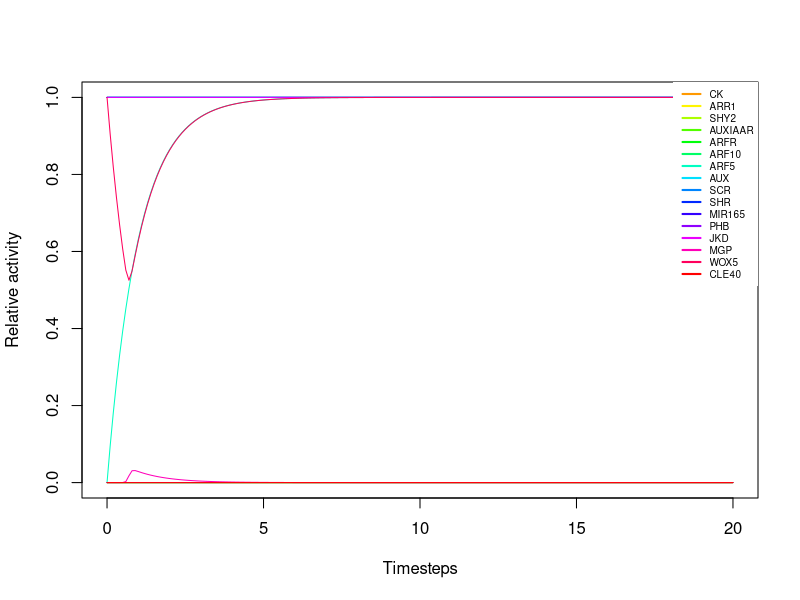

The R source for this figure:
#Este codigo sirve para ver qué pasa con los atractores del sistema booleano en la versión continua del modelo 
#Los parámetros h (50) y lambda (1) son los mismos para todos los nodos
#El atractor a analizar se guarda en la variable 'state' , y se puede explorar cada uno descomentándolo en las sig líneas
#Los resultados son que los 11 atractores fijos son estables también en el sistema continuo. 
#Los atractores cíclicos no lo son, y convergen a alguno de los fijos. 
#García-Gómez, Mónica L., Eugenio Azpeitia, and Elena R. Álvarez-Buylla. "A dynamic genetic-hormonal regulatory network model explains multiple cellular behaviors of the root apical meristem of Arabidopsis thalian." PLOS Computational Biology 13.4 (2017): e1005488.

library(deSolve)
parameters <- c(h = 50,lambda = 1)
#INITIAL CONDITIONS
#state<-c(CK=0,ARR1=0,SHY2=0,AUXIAAR=0,ARFR=1,ARF10=0,ARF5=1,AUX=1,SCR=1,SHR=1,MIR165=1,PHB=0,JKD=1,MGP=0,WOX5=1,CLE40=0) #1 QC
#state<-c(CK=0,ARR1=0,SHY2=0,AUXIAAR=0,ARFR=1,ARF10=0,ARF5=0,AUX=1,SCR=1,SHR=1,MIR165=1,PHB=0,JKD=1,MGP=1,WOX5=0,CLE40=0) #2 END-PD
#state<-c(CK=0,ARR1=0,SHY2=0,AUXIAAR=0,ARFR=1,ARF10=1,ARF5=1,AUX=1,SCR=0,SHR=1,MIR165=1,PHB=0,JKD=0,MGP=0,WOX5=0,CLE40=0) #3 P.P.PD
#state<-c(CK=0,ARR1=0,SHY2=0,AUXIAAR=0,ARFR=1,ARF10=1,ARF5=1,AUX=1,SCR=0,SHR=1,MIR165=0,PHB=1,JKD=0,MGP=0,WOX5=0,CLE40=0) #4 C.P.PD
#state<-c(CK=0,ARR1=0,SHY2=0,AUXIAAR=1,ARFR=0,ARF10=0,ARF5=0,AUX=0,SCR=1,SHR=1,MIR165=1,PHB=0,JKD=1,MGP=1,WOX5=0,CLE40=0) #5 END-TD
#state<-c(CK=0,ARR1=0,SHY2=0,AUXIAAR=1,ARFR=0,ARF10=0,ARF5=0,AUX=0,SCR=0,SHR=1,MIR165=1,PHB=0,JKD=0,MGP=0,WOX5=0,CLE40=0) #6 P.P.TD
#state<-c(CK=1,ARR1=1,SHY2=1,AUXIAAR=1,ARFR=0,ARF10=0,ARF5=0,AUX=0,SCR=0,SHR=1,MIR165=0,PHB=1,JKD=0,MGP=0,WOX5=0,CLE40=0) #7 C.P.TD1
#state<-c(CK=1,ARR1=1,SHY2=1,AUXIAAR=1,ARFR=0,ARF10=0,ARF5=0,AUX=0,SCR=0,SHR=0,MIR165=0,PHB=1,JKD=0,MGP=0,WOX5=0,CLE40=1) #8 C.P.TD2
#state<-c(CK=1,ARR1=1,SHY2=0,AUXIAAR=0,ARFR=1,ARF10=1,ARF5=1,AUX=1,SCR=0,SHR=0,MIR165=0,PHB=1,JKD=0,MGP=0,WOX5=0,CLE40=1) #9 C.P.TD3
#state<-c(CK=1,ARR1=1,SHY2=1,AUXIAAR=1,ARFR=0,ARF10=0,ARF5=0,AUX=0,SCR=0,SHR=0,MIR165=1,PHB=0,JKD=0,MGP=0,WOX5=0,CLE40=1) #10 RC-1
#state<-c(CK=1,ARR1=1,SHY2=0,AUXIAAR=0,ARFR=1,ARF10=1,ARF5=1,AUX=1,SCR=0,SHR=0,MIR165=1,PHB=0,JKD=0,MGP=0,WOX5=0,CLE40=1) #11 RC-2
#state<-c(CK=1,ARR1=1,SHY2=1,AUXIAAR=1,ARFR=0,ARF10=0,ARF5=0,AUX=0,SCR=0,SHR=0,MIR165=0,PHB=0,JKD=0,MGP=0,WOX5=0,CLE40=1) #CYC1.1
#state<-c(CK=1,ARR1=1,SHY2=1,AUXIAAR=1,ARFR=0,ARF10=0,ARF5=0,AUX=0,SCR=0,SHR=0,MIR165=1,PHB=1,JKD=0,MGP=0,WOX5=0,CLE40=1) #CYC1.2
#state<-c(CK=1,ARR1=1,SHY2=0,AUXIAAR=0,ARFR=1,ARF10=1,ARF5=1,AUX=1,SCR=0,SHR=0,MIR165=0,PHB=0,JKD=0,MGP=0,WOX5=0,CLE40=1) #CYC2.1
#state<-c(CK=1,ARR1=1,SHY2=0,AUXIAAR=0,ARFR=1,ARF10=1,ARF5=1,AUX=1,SCR=0,SHR=0,MIR165=1,PHB=1,JKD=0,MGP=0,WOX5=0,CLE40=1) #CYC2.2
#state<-c(CK=1,ARR1=0,SHY2=1,AUXIAAR=1,ARFR=0,ARF10=0,ARF5=0,AUX=0,SCR=0,SHR=1,MIR165=0,PHB=0,JKD=0,MGP=0,WOX5=0,CLE40=0) #CYC3.1
#state<-c(CK=0,ARR1=1,SHY2=0,AUXIAAR=1,ARFR=0,ARF10=0,ARF5=0,AUX=0,SCR=0,SHR=1,MIR165=1,PHB=1,JKD=0,MGP=0,WOX5=0,CLE40=0) #CYC3.2
#state<-c(CK=0,ARR1=0,SHY2=0,AUXIAAR=0,ARFR=1,ARF10=1,ARF5=1,AUX=1,SCR=0,SHR=1,MIR165=0,PHB=0,JKD=0,MGP=0,WOX5=0,CLE40=0) #CYC4.1
#state<-c(CK=0,ARR1=0,SHY2=0,AUXIAAR=0,ARFR=1,ARF10=1,ARF5=1,AUX=1,SCR=0,SHR=1,MIR165=1,PHB=1,JKD=0,MGP=0,WOX5=0,CLE40=0) #CYC4.2
#state<-c(CK=0,ARR1=0,SHY2=0,AUXIAAR=0,ARFR=1,ARF10=0,ARF5=0,AUX=1,SCR=1,SHR=1,MIR165=1,PHB=0,JKD=1,MGP=0,WOX5=0,CLE40=0) #CYC5.1
#state<-c(CK=0,ARR1=0,SHY2=0,AUXIAAR=0,ARFR=1,ARF10=0,ARF5=1,AUX=1,SCR=1,SHR=1,MIR165=1,PHB=0,JKD=1,MGP=1,WOX5=0,CLE40=0) #CYC5.2
#state<-c(CK=0,ARR1=0,SHY2=0,AUXIAAR=0,ARFR=1,ARF10=0,ARF5=0,AUX=1,SCR=1,SHR=1,MIR165=1,PHB=0,JKD=1,MGP=1,WOX5=1,CLE40=0) #CYC5.3
#state<-c(CK=0,ARR1=0,SHY2=0,AUXIAAR=0,ARFR=1,ARF10=0,ARF5=1,AUX=1,SCR=1,SHR=1,MIR165=1,PHB=0,JKD=1,MGP=0,WOX5=0,CLE40=0) #CYC6.1
#state<-c(CK=0,ARR1=0,SHY2=0,AUXIAAR=0,ARFR=1,ARF10=0,ARF5=1,AUX=1,SCR=1,SHR=1,MIR165=1,PHB=0,JKD=1,MGP=1,WOX5=1,CLE40=0) #CYC6.2
state<-c(CK=0,ARR1=0,SHY2=0,AUXIAAR=0,ARFR=1,ARF10=0,ARF5=0,AUX=1,SCR=1,SHR=1,MIR165=1,PHB=0,JKD=1,MGP=0,WOX5=1,CLE40=0) #CYC6.3
network<-function(t, state, parameters) {
	with(as.list(c(state, parameters)),{
	     #node inputs
		 w_CK = max(min(PHB,1-ARFR),1-SHR)
		 w_ARR1 = min(CK,1-SCR)
		 w_SHY2 = min(1-AUX,ARR1)
		 w_AUXIAAR = 1-AUX
		 w_ARFR = 1-AUXIAAR
		 w_ARF10 = min(1-AUXIAAR,1-min(JKD,SHR))
		 w_ARF5 = min(min(1-SHY2,1-AUXIAAR),1-min(SHR,MGP))
		 w_AUX = max(AUX,WOX5)
		 w_SCR = min(SHR,SCR,JKD)
		 w_SHR = max(SHR,min(SCR,JKD))
		 w_MIR165 = max(1-PHB,min(SCR,SHR,1-CK))
		 w_PHB = 1-MIR165
		 w_JKD = min(1-PHB,SCR,SHR)
		 w_MGP = min(1-WOX5,SCR,SHR)
		 w_WOX5 = min(1-ARF10,ARF5,1-CLE40)
		 w_CLE40 = 1-SHR
						
	     #rates of change
		 dCK <- ((-exp(0.5*h)+exp(-h*(w_CK)))/((1-exp(0.5*h))*(1+exp(-h*(w_CK-0.5)))))-(lambda*CK)
		 dARR1 <- ((-exp(0.5*h)+exp(-h*(w_ARR1)))/((1-exp(0.5*h))*(1+exp(-h*(w_ARR1-0.5)))))-(lambda*ARR1)
		 dSHY2 <- ((-exp(0.5*h)+exp(-h*(w_SHY2)))/((1-exp(0.5*h))*(1+exp(-h*(w_SHY2-0.5)))))-(lambda*SHY2)
		 dAUXIAAR <- ((-exp(0.5*h)+exp(-h*(w_AUXIAAR)))/((1-exp(0.5*h))*(1+exp(-h*(w_AUXIAAR-0.5)))))-(lambda*AUXIAAR)
		 dARFR <- ((-exp(0.5*h)+exp(-h*(w_ARFR)))/((1-exp(0.5*h))*(1+exp(-h*(w_ARFR-0.5)))))-(lambda*ARFR)
		 dARF10 <- ((-exp(0.5*h)+exp(-h*(w_ARF10)))/((1-exp(0.5*h))*(1+exp(-h*(w_ARF10-0.5)))))-(lambda*ARF10)
		 dARF5 <- ((-exp(0.5*h)+exp(-h*(w_ARF5)))/((1-exp(0.5*h))*(1+exp(-h*(w_ARF5-0.5)))))-(lambda*ARF5)
		 dAUX <- ((-exp(0.5*h)+exp(-h*(w_AUX)))/((1-exp(0.5*h))*(1+exp(-h*(w_AUX-0.5)))))-(lambda*AUX)
		 dSCR <- ((-exp(0.5*h)+exp(-h*(w_SCR)))/((1-exp(0.5*h))*(1+exp(-h*(w_SCR-0.5)))))-(lambda*SCR)
		 dSHR <- ((-exp(0.5*h)+exp(-h*(w_SHR)))/((1-exp(0.5*h))*(1+exp(-h*(w_SHR-0.5)))))-(lambda*SHR)
		 dMIR165 <- ((-exp(0.5*h)+exp(-h*(w_MIR165)))/((1-exp(0.5*h))*(1+exp(-h*(w_MIR165-0.5)))))-(lambda*MIR165)
		 dPHB <- ((-exp(0.5*h)+exp(-h*(w_PHB)))/((1-exp(0.5*h))*(1+exp(-h*(w_PHB-0.5)))))-(lambda*PHB)
		 dJKD <- ((-exp(0.5*h)+exp(-h*(w_JKD)))/((1-exp(0.5*h))*(1+exp(-h*(w_JKD-0.5)))))-(lambda*JKD)
		 dMGP <- ((-exp(0.5*h)+exp(-h*(w_MGP)))/((1-exp(0.5*h))*(1+exp(-h*(w_MGP-0.5)))))-(lambda*MGP)
		 dWOX5 <- ((-exp(0.5*h)+exp(-h*(w_WOX5)))/((1-exp(0.5*h))*(1+exp(-h*(w_WOX5-0.5)))))-(lambda*WOX5)
		 dCLE40 <- ((-exp(0.5*h)+exp(-h*(w_CLE40)))/((1-exp(0.5*h))*(1+exp(-h*(w_CLE40-0.5)))))-(lambda*CLE40)
	      
		 # return the rate of change
		 list(c(dCK, dARR1, dSHY2, dAUXIAAR, dARFR, dARF10, dARF5, dAUX, dSCR, dSHR, dMIR165, dPHB, dJKD, dMGP, dWOX5, dCLE40))
	})
}

times <-seq(0,20,by=0.1)
   o <- ode(y=state,times=times,func=network,parms=parameters)
	colores <- rainbow(length(state),start=0.1,end=1) 
	salida.pdf <- paste("attractor",".pdf",sep="")
	pdf(salida.pdf, height=4)
	ejeY <- 0
		#lines(o[,1],o[,(16+1)], col=colores[16])
	for(m in 1:length(state)){ ejeY <- max(ejeY,o[,(m+1)])} #Calcute the maximum y axis value
	plot(o[,1],o[,2], ylim=c(0,ejeY), type = "l", col=colores[1], xlab="Timesteps", ylab="Relative activity")
        for(n2 in 2:length(state)){ lines(o[,1],o[,(n2+1)], col=colores[n2])}
        legend("topright", lwd=2, names(state), col=colores, cex=0.6, box.lwd = 0, box.col = "white", bg = "white") #legend
dev.off()
o[200,]
